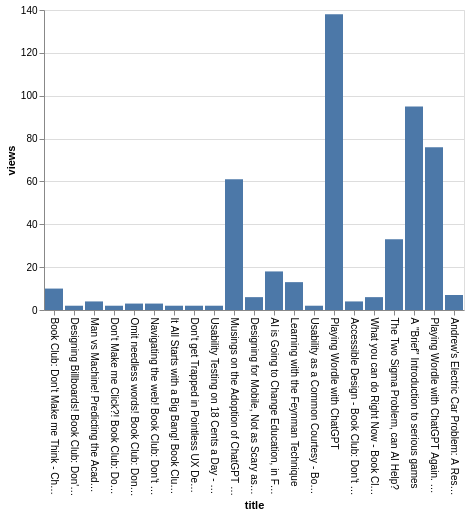

Specify this chart in Vega-Lite:
### Vega-Lite specification from a JSON file in a GitHub repository (floating-point values rounded to 4 significant figures)
{"$schema": "https://vega.github.io/schema/vega-lite/v5.json", "description": "A simple bar chart with data about Andrew's blogs in 2023.", "data": {"values": [{"title": "Book Club: Don't Make me Think - Chapter 1", "month": "2023-03-03", "views": 10}, {"title": "Designing Billboards! Book Club: Don't Make me Think - Chapter 2 and 3", "month": "2023-03-15", "views": 2}, {"title": "Man vs Machine! Predicting the Academy Awards", "month": "2023-03-25", "views": 4}, {"title": "Don't Make me Click?! Book Club: Don't Make me Think - Chapter 4", "month": "2023-03-25", "views": 2}, {"title": "Omit needless words! Book Club: Don't Make me Think - Chapter 5", "month": "2023-03-26", "views": 3}, {"title": "Navigating the web! Book Club: Don't Make me Think - Chapter 6", "month": "2023-04-14", "views": 3}, {"title": "It All Starts with a Big Bang! Book Club: Don't Make me Think - Chapter 7", "month": "2023-04-15", "views": 2}, {"title": "Don't get Trapped in Pointless UX Debates! Book Club: Don't Make me Think - Chapter 8", "month": "2023-04-15", "views": 2}, {"title": "Usability Testing on 18 Cents a Day - Book Club: Don't Make me Think - Chapter 9", "month": "2023-04-16", "views": 2}, {"title": "Musings on the Adoption of ChatGPT in K-12 Education Survey", "month": "2023-04-17", "views": 61}, {"title": "Designing for Mobile, Not as Scary as it Sounds - Book Club: Don't Make me Think - Chapter 10", "month": "2023-04-23", "views": 6}, {"title": "AI is Going to Change Education, in Fact it Already has", "month": "2023-04-26", "views": 18}, {"title": "Learning with the Feynman Technique", "month": "2023-04-30", "views": 13}, {"title": " Usability as a Common Courtesy - Book Club: Don't Make me Think - Chapter 11", "month": "2023-05-10", "views": 2}, {"title": "Playing Wordle with ChatGPT", "month": "2023-05-10", "views": 138}, {"title": "Accessible Design - Book Club: Don't Make me Think - Chapter 12", "month": "2023-05-14", "views": 4}, {"title": "What you can do Right Now - Book Club: Don't Make me Think - Chapter 13", "month": "2023-05-14", "views": 6}, {"title": "The Two Sigma Problem, can AI Help?", "month": "2023-05-27", "views": 33}, {"title": "A \"Brief\" Introduction to serious games", "month": "2023-07-07", "views": 95}, {"title": "Playing Wordle with ChatGPT Again. This time with Vision!", "month": "2023-09-25", "views": 76}, {"title": "Andrew's Electric Car Problem: A Response to the NYT Daily's \"Biden's Electric Car Problem\"", "month": "2023-11-21", "views": 7}]}, "mark": {"type": "bar", "tooltip": {"content": "data"}}, "encoding": {"x": {"field": "title", "type": "nominal", "axis": {"labelAngle": 90}, "sort": {"field": "month"}}, "y": {"field": "views", "type": "quantitative"}}}
